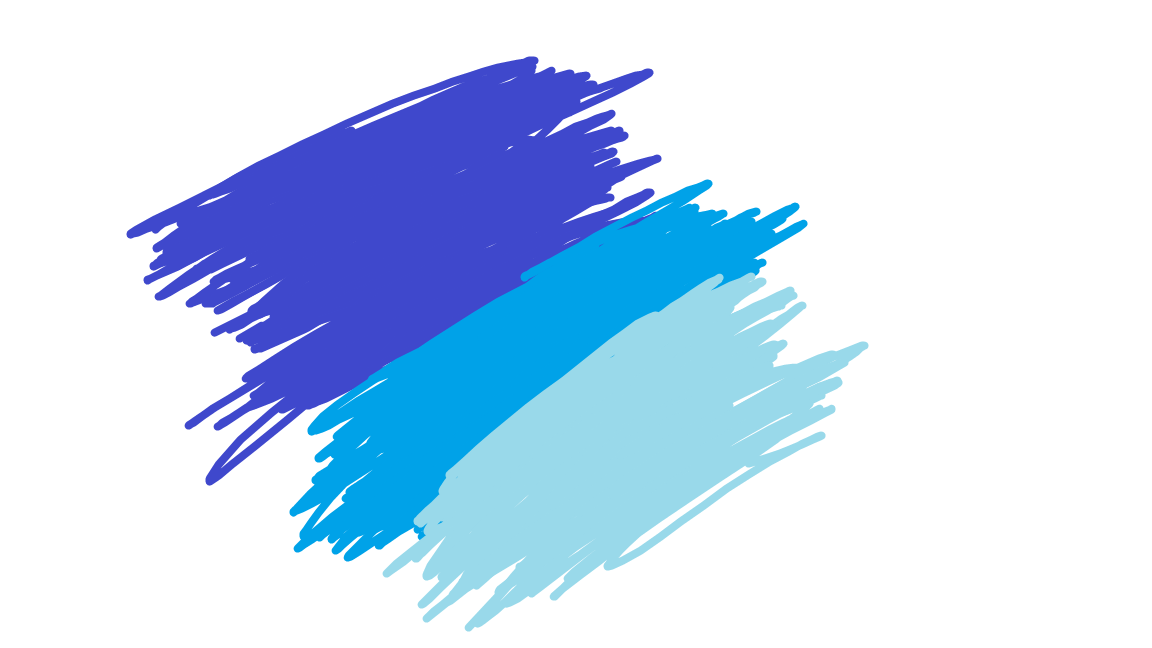
#> input picture images/Untitled.png, 1152 x 648 px
$ python thresholdpicker.py ../images/Untitled.png
#> lines starting #> are read from the running program, lines starting #| are printed output that depends on the picture; after the words box and inside, x2 and y2 are one past the last pixel; in counts of white or black regions, pixels touching at a corner belong together
#!/usr/bin/env python3

# Simple program to pick the color thresholds for a set of images

import cv2
import numpy
import argparse
import sys


def proceed(x):
    global run
    run = True
    return


def process_files(image_files):
    global run

    # WINDOW_NORMAL allows the size to be changed
    cv2.namedWindow('image', cv2.WINDOW_NORMAL)
    # [11 lines of commented-out code are left out]
    cv2.createTrackbar('Hlow', 'image', 98, 255, proceed)
    cv2.createTrackbar('Hhigh', 'image', 60, 255, proceed)
    cv2.createTrackbar('Slow', 'image', 6, 255, proceed)
    cv2.createTrackbar('Shigh', 'image', 4, 255, proceed)
    cv2.createTrackbar('Vlow', 'image', 41, 255, proceed)
    cv2.createTrackbar('Vhigh', 'image', 27, 255, proceed)

    # [7 lines of commented-out code are left out]

    image_id = -1
    cv2.createTrackbar('Image#', 'image', 0, len(image_files)-1, proceed)

    # fixed_height = 450

    # # create switch for ON/OFF functionality
    # switch = '0 : OFF \n1 : ON'
    # cv2.createTrackbar(switch, 'image',0,1,nothing)

    print('Press "q" to exit')

    while True:
        if run:
            if image_id != cv2.getTrackbarPos('Image#', 'image'):
                image_id = cv2.getTrackbarPos('Image#', 'image')
                image_file = image_files[image_id]
                bgr_frame = cv2.imread(image_file)
#> bgr_frame is the input picture: shape (648, 1152, 3); mean B, G, R 244.4, 219.8, 199.8
                hsv_frame = cv2.cvtColor(bgr_frame, cv2.COLOR_BGR2HSV)
#> hsv_frame: shape (648, 1152, 3); mean H, S, V 33.4, 51.6, 244.4
                draw_frame = numpy.zeros(shape=bgr_frame.shape, dtype=numpy.uint8)

            # get current positions of four trackbars
            hLow = cv2.getTrackbarPos('Hlow', 'image')
            hHigh = cv2.getTrackbarPos('Hhigh', 'image')

            sLow = cv2.getTrackbarPos('Slow', 'image')
            sHigh = cv2.getTrackbarPos('Shigh', 'image')

            vLow = cv2.getTrackbarPos('Vlow', 'image')
            vHigh = cv2.getTrackbarPos('Vhigh', 'image')

            # [6 lines of commented-out code are left out]

            lowLimitHSV = numpy.array([hLow, sLow, vLow])
            highLimitHSV = numpy.array([hHigh, sHigh, vHigh])
            mask = cv2.inRange(hsv_frame, lowLimitHSV, highLimitHSV)
#> mask: shape (648, 1152); every value is 0

            # invert
            mask = cv2.bitwise_not(mask)
#> mask: shape (648, 1152); every value is 255
            maskedFrame = cv2.bitwise_and(bgr_frame, bgr_frame, mask=mask)

            res = cv2.findContours(mask, cv2.RETR_EXTERNAL, cv2.CHAIN_APPROX_SIMPLE)
#> res = 1 contour; box (x1, y1, x2, y2) and area: (0, 0, 1152, 648) 744697
            if len(res) == 2:
                contours = res[0]
#> contours = [[[0, 0], [0, 647], [1151, 647], [1151, 0]]]
            else:
                contours = res[1]

            numpy.copyto(draw_frame, bgr_frame)
            cv2.drawContours(draw_frame, contours, -1, (0, 0, 255), 1)
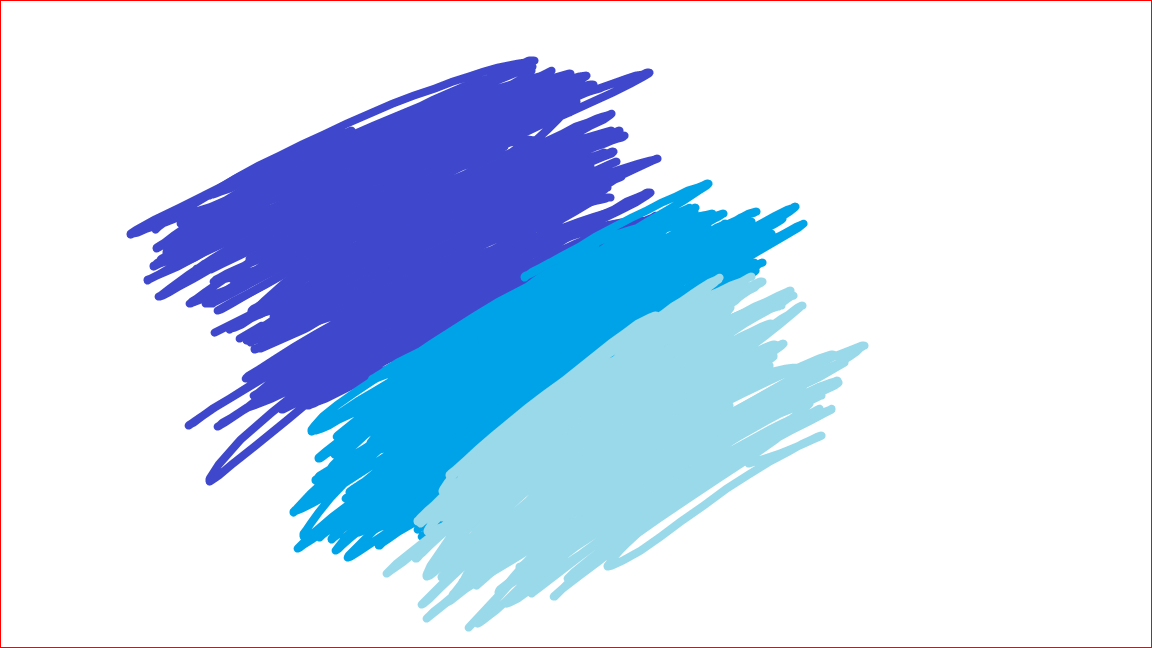
#> draw_frame: shape (648, 1152, 3); 0.48% of pixels changed, all inside (x1, y1, x2, y2) = (0, 0, 1152, 648)
            run = False

        # this could be done with a factor, like "2.0"
        # height, width, channels = bgr_frame.shape
        # resized = cv2.resize(draw_frame, (int(fixed_height * (width / height)), fixed_height), interpolation=cv2.INTER_AREA)
        cv2.imshow('image', draw_frame)
        if cv2.waitKey(1) & 0xFF == ord('q'):
#> (key q is pressed here)
            break

    print('hLow =', cv2.getTrackbarPos('Hlow', 'image'))
    print('hHigh =', cv2.getTrackbarPos('Hhigh', 'image'))
    print('sLow =', cv2.getTrackbarPos('Slow', 'image'))
    print('sHigh =', cv2.getTrackbarPos('Shigh', 'image'))
    print('vLow =', cv2.getTrackbarPos('Vlow', 'image'))
    print('vHigh =', cv2.getTrackbarPos('Vhigh', 'image'))

    cv2.destroyAllWindows()
    return


run = True

parser = argparse.ArgumentParser(description='Color threshold utility')
parser.add_argument('input_files', nargs='+', help='Input image files')

args = parser.parse_args()

if sys.platform == "win32":
    # windows does not expand the "*" files on the command line
    #  so we have to do it.
    import glob

    infiles = []
    for f in args.input_files:
        infiles.extend(glob.glob(f))
    args.input_files = infiles

process_files(args.input_files)
